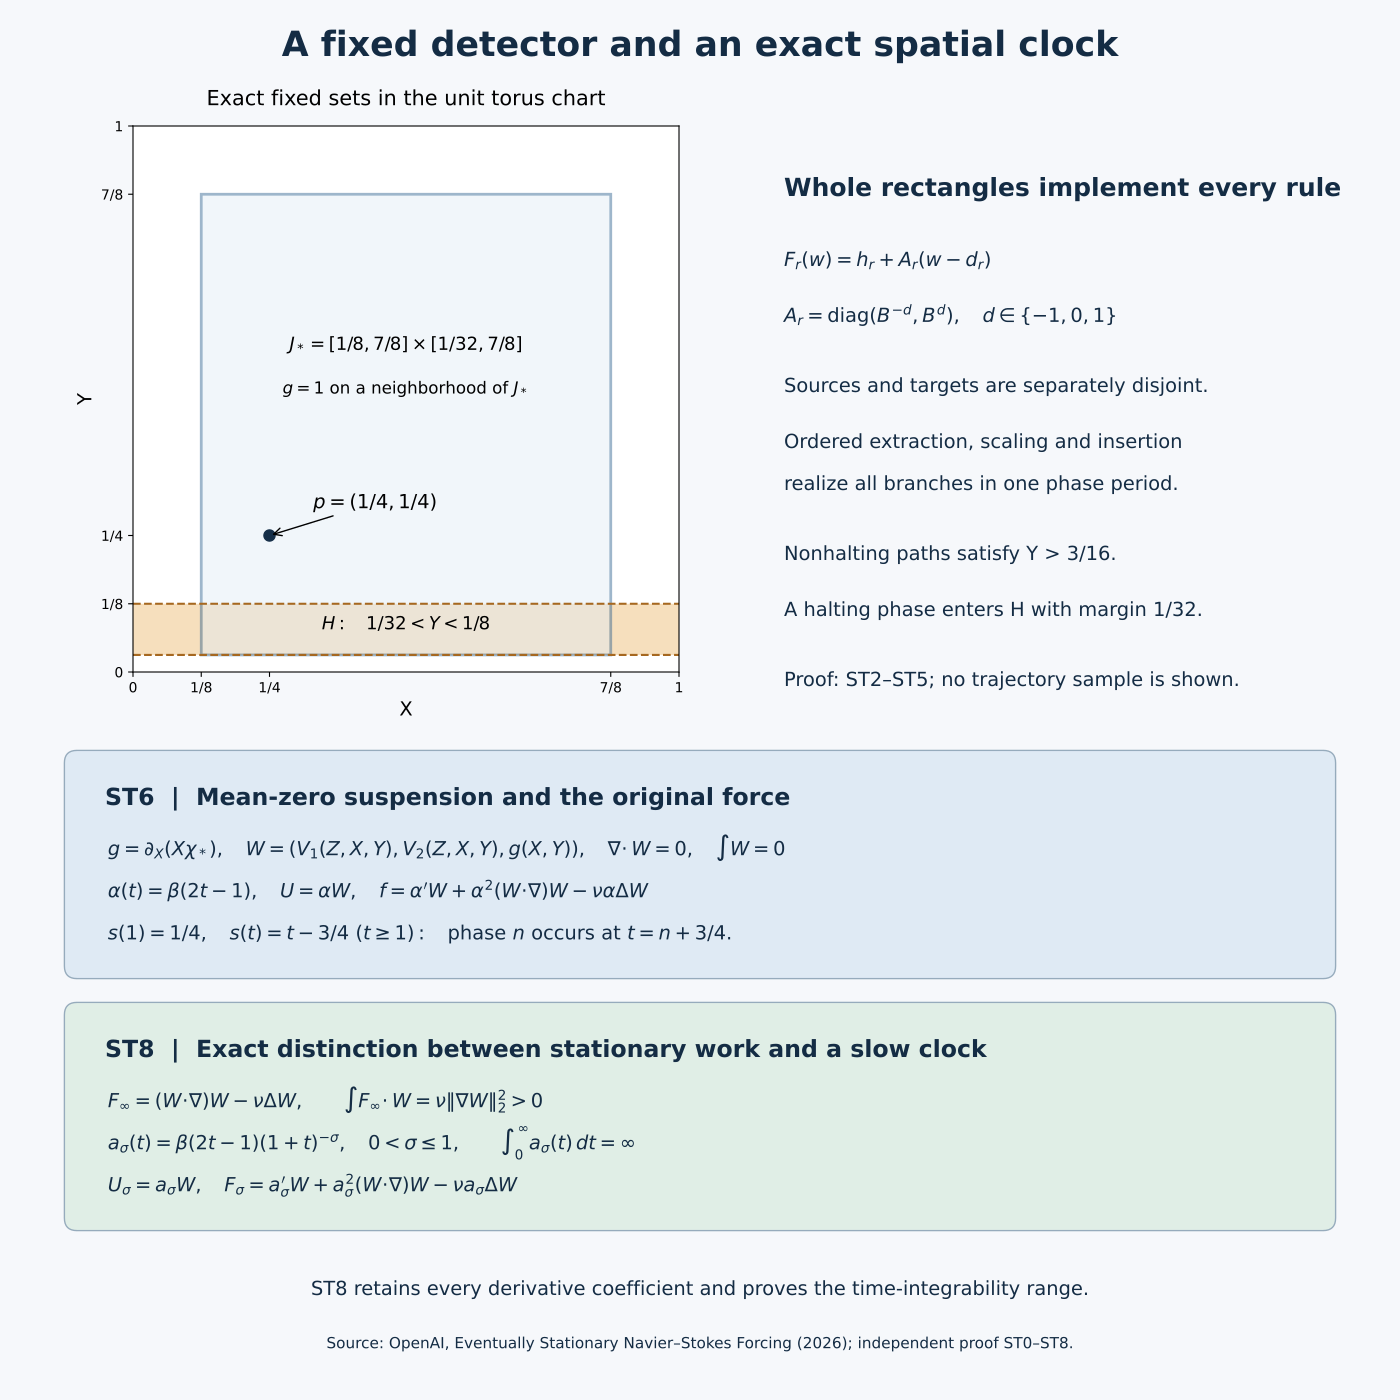

Here is the Python script that generated this plot:
"""Exact detector, corridor and clock maps for ST0–ST8. CC0."""
from pathlib import Path
import re
import matplotlib
matplotlib.use('Agg')
import matplotlib.pyplot as plt
from matplotlib.patches import Rectangle, FancyBboxPatch

P = Path(__file__).resolve().parent
plt.rcParams.update({'font.family': 'DejaVu Sans', 'svg.fonttype': 'path', 'mathtext.fontset': 'dejavusans'})
fig = plt.figure(figsize=(14, 14), dpi=100, facecolor='#f6f8fb')
fig.text(.5, .96, 'A fixed detector and an exact spatial clock', ha='center', fontsize=25, weight='bold', color='#142c44')
ax = fig.add_axes([.07, .52, .44, .39])
ax.set_aspect('equal'); ax.set_xlim(0, 1); ax.set_ylim(0, 1)
ax.add_patch(Rectangle((0, 1/32), 1, 1/8-1/32, facecolor='#f6dfbd', edgecolor='none'))
ax.axhline(1/32, color='#a66820', linestyle='--'); ax.axhline(1/8, color='#a66820', linestyle='--')
ax.add_patch(Rectangle((1/8, 1/32), 7/8-1/8, 7/8-1/32, facecolor='#dfeaf4', alpha=.45, edgecolor='#275d8c', linewidth=2))
ax.plot([1/4], [1/4], 'o', color='#152e48', markersize=8)
ax.annotate(r'$p=(1/4,1/4)$', (1/4, 1/4), xytext=(.33, .30), arrowprops={'arrowstyle':'->'}, fontsize=14)
ax.text(.5, .59, r'$J_*=[1/8,7/8]\times[1/32,7/8]$', ha='center', fontsize=13)
ax.text(.5, .51, r'$g=1$ on a neighborhood of $J_*$', ha='center', fontsize=12)
ax.text(.5, .078, r'$H:\quad 1/32<Y<1/8$', ha='center', fontsize=13)
ax.set_xlabel('X', fontsize=14); ax.set_ylabel('Y', fontsize=14)
ax.set_xticks([0,1/8,1/4,7/8,1], ['0','1/8','1/4','7/8','1'])
ax.set_yticks([0,1/8,1/4,7/8,1], ['0','1/8','1/4','7/8','1'])
ax.set_title('Exact fixed sets in the unit torus chart', fontsize=15, pad=15)
fig.text(.56,.86,'Whole rectangles implement every rule',fontsize=18,weight='bold',color='#142c44')
for y,t in [(.81,r'$F_r(w)=h_r+A_r(w-d_r)$'),(.77,r'$A_r=\mathrm{diag}(B^{-d},B^d),\quad d\in\{-1,0,1\}$'),(.72,'Sources and targets are separately disjoint.'),(.68,'Ordered extraction, scaling and insertion'),(.65,'realize all branches in one phase period.'),(.60,'Nonhalting paths satisfy Y > 3/16.'),(.56,'A halting phase enters H with margin 1/32.'),(.51,'Proof: ST2–ST5; no trajectory sample is shown.')]:
    fig.text(.56,y,t,fontsize=14,color='#142c44')
canvas=fig.add_axes([0,0,1,1]);canvas.axis('off');canvas.set_zorder(-1)
def box(y,h,title,lines,color):
    canvas.add_patch(FancyBboxPatch((.055,y),.89,h,boxstyle='round,pad=0.009',facecolor=color,edgecolor='#96abbc'))
    fig.text(.075,y+h-.030,title,fontsize=17,weight='bold',color='#142c44')
    for j,t in enumerate(lines):fig.text(.077,y+h-.066-j*.030,t,fontsize=14,color='#142c44')
box(.31,.145,'ST6  |  Mean-zero suspension and the original force',[
    r'$g=\partial_X(X\chi_*),\quad W=(V_1(Z,X,Y),V_2(Z,X,Y),g(X,Y)),\quad \nabla\!\cdot W=0,\quad\int W=0$',
    r'$\alpha(t)=\beta(2t-1),\quad U=\alpha W,\quad f=\alpha^{\prime}W+\alpha^2(W\!\cdot\!\nabla)W-\nu\alpha\Delta W$',
    r'$s(1)=1/4,\quad s(t)=t-3/4\ (t\geq1):\quad\mathrm{phase}\ n\ \mathrm{occurs\ at}\ t=n+3/4.$'], '#dfeaf4')
box(.13,.145,'ST8  |  Exact distinction between stationary work and a slow clock',[
    r'$F_\infty=(W\!\cdot\!\nabla)W-\nu\Delta W,\qquad\int F_\infty\!\cdot W=\nu\|\nabla W\|_2^2>0$',
    r'$a_\sigma(t)=\beta(2t-1)(1+t)^{-\sigma},\quad 0<\sigma\leq1,\qquad\int_0^\infty a_\sigma(t)\,dt=\infty$',
    r'$U_\sigma=a_\sigma W,\quad F_\sigma=a_\sigma^{\prime}W+a_\sigma^2(W\!\cdot\!\nabla)W-\nu a_\sigma\Delta W$'], '#e0eee6')
fig.text(.5,.075,'ST8 retains every derivative coefficient and proves the time-integrability range.',ha='center',fontsize=14,color='#142c44')
fig.text(.5,.037,'Source: OpenAI, Eventually Stationary Navier–Stokes Forcing (2026); independent proof ST0–ST8.',ha='center',fontsize=11,color='#142c44')
fig.savefig(P/'eventually-stationary-computation.svg')
fig.savefig(P/'eventually-stationary-computation.png')
plt.close(fig)
p=P/'eventually-stationary-computation.svg'
p.write_text(re.sub(r'width="1008pt" height="1008pt"','width="1400" height="1400"',p.read_text(encoding='utf8')),encoding='utf8')
